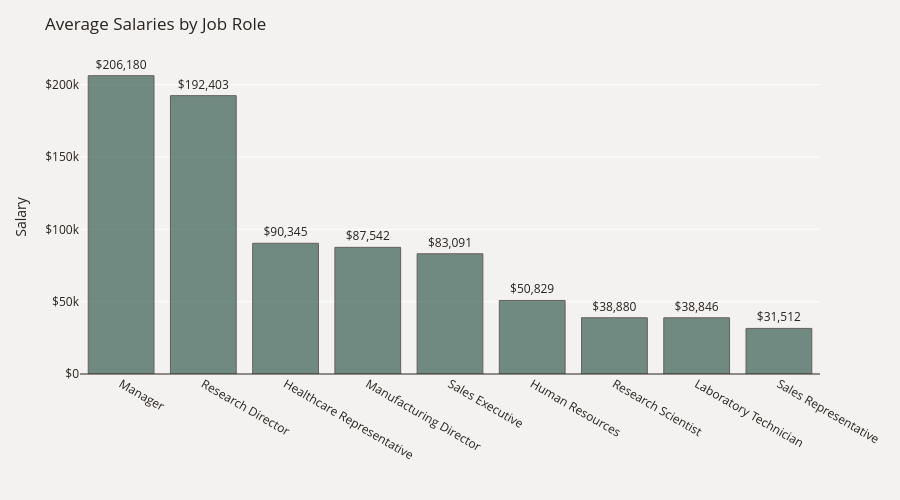

Notebook cell for this chart:
### Markdown cell above
In comparison to current employees, former employees had lower median salaries across all three departments. In Human Resources, women tend to have higher median salaries than men.

### Code cell
plot_df = data.groupby('JobRole')['MonthlyIncome'].mean()
plot_df = plot_df.mul(12).rename('Salary').reset_index().sort_values('Salary', ascending=False)
fig = px.bar(plot_df, x='JobRole', y='Salary', text='Salary', opacity=0.7)
fig.update_traces(texttemplate='$%{text:,.0f}', textposition='outside',
                  marker_line=dict(width=1, color='#28221D'), marker_color='#3A5F53')
fig.update_yaxes(zeroline=True, zerolinewidth=1, zerolinecolor='#28221D')
fig.update_layout(title_text='Average Salaries by Job Role', font_color='#28221D',
                  yaxis=dict(title='Salary',tickprefix='$'), height=500,
                  xaxis_title='', paper_bgcolor='#F4F2F0', plot_bgcolor='#F4F2F0')
fig.show()

### Figure 1 — Plotly figure (JSON) as saved in the notebook; plotly's stock layout.template omitted (floating-point values rounded to 4 significant figures)
{"data": [{"hovertemplate": "JobRole=%{x}<br>Salary=%{text}<extra></extra>", "legendgroup": "", "marker": {"color": "#3A5F53", "line": {"color": "#28221D", "width": 1}, "opacity": 0.7, "pattern": {"shape": ""}}, "name": "", "orientation": "v", "showlegend": false, "text": [206200.0, 192400.0, 90350.0, 87540.0, 83090.0, 50830.0, 38880.0, 38850.0, 31510.0], "textposition": "outside", "texttemplate": "$%{text:,.0f}", "type": "bar", "x": ["Manager", "Research Director", "Healthcare Representative", "Manufacturing Director", "Sales Executive", "Human Resources", "Research Scientist", "Laboratory Technician", "Sales Representative"], "xaxis": "x", "y": [206200.0, 192400.0, 90350.0, 87540.0, 83090.0, 50830.0, 38880.0, 38850.0, 31510.0], "yaxis": "y"}], "layout": {"barmode": "relative", "font": {"color": "#28221D"}, "height": 500, "legend": {"tracegroupgap": 0}, "margin": {"t": 60}, "paper_bgcolor": "#F4F2F0", "plot_bgcolor": "#F4F2F0", "title": {"text": "Average Salaries by Job Role"}, "xaxis": {"anchor": "y", "domain": [0, 1], "title": {"text": ""}}, "yaxis": {"anchor": "x", "domain": [0, 1], "tickprefix": "$", "title": {"text": "Salary"}, "zeroline": true, "zerolinecolor": "#28221D", "zerolinewidth": 1}}}
